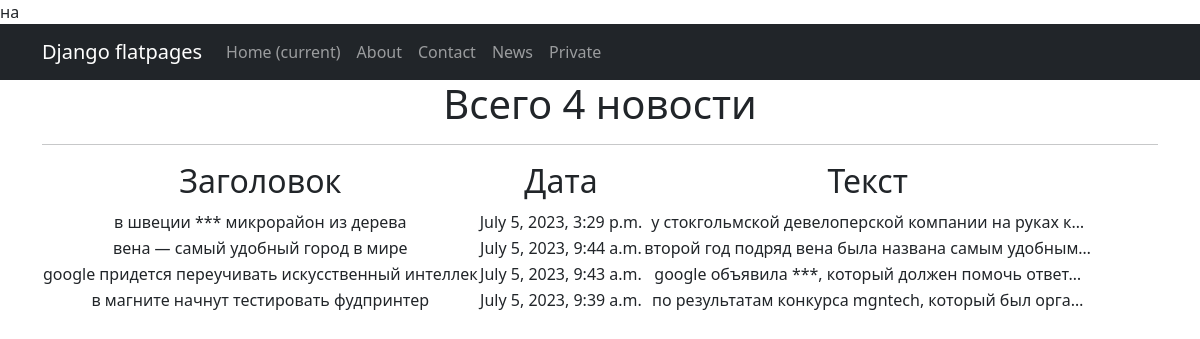
Page /news/ on the committed database.
### news/models.py (models this page shows, shortened)
class News(models.Model):
    name = models.CharField(
        max_length=50,
        unique=True,  # названия новостей не должны повторяться
    )
    description = models.TextField()
    quantity = models.IntegerField(
        validators=[MinValueValidator(0)],
    )
    creationTime = models.DateTimeField(auto_now_add=True)
    category = models.ForeignKey(
        to='Category',
        on_delete=models.CASCADE,
        related_name='news',  # все новости в категории будут доступны через поле news
    )

### news/views.py (the view)
# urls.py: path('', NewsList.as_view()),
class NewsList(ListView):
    model = News  # указываем модель, объекты которой мы будем выводить
    template_name = 'news.html'  # указываем имя шаблона, в котором будет лежать HTML, в нём будут все инструкции о том, как именно пользователю должны вывестись наши объекты
    context_object_name = 'news'  # это имя списка, в котором будут лежать все объекты, его надо указать, чтобы обратиться к самому списку объектов через HTML-шаблон
    queryset = News.objects.order_by('-id')
    def get_context_data(self, **kwargs):
        context = super().get_context_data(**kwargs)
        context['time_now'] = datetime.utcnow()  # добавим переменную текущей даты time_now
        context[
            'value1'] = None  # добавим ещё одну пустую переменную, чтобы на её примере посмотреть работу другого фильтра
        return context

### news/templatetags/custom_filters.py (called while the page is built)
@register.filter(name='censor')  # регистрируем наш фильтр под именем censor, чтоб django понимал, что это именно фильтр, а не простая функция
def censor(value):
    for sw in censor_words:
        value = value.lower().replace(sw.lower(), '***')
    return value

### templates/news.html (shortened to what this page needs)
{% extends 'flatpages/default.html' %}
{% load custom_filters %}
{% block content %}
    <h1>Всего {{ news|length }} новости  </h1>
    <hr>
    {% if news %}
        <table>
            <tr>
                <td>
                    <h2>Заголовок</h2>
                </td>
                <td>
                    <h2>Дата</h2>
                </td>
                <td>
                    <h2>Текст</h2>
                </td>
            </tr>
        {% for new in news %}
            <tr>
                <td>
                    {{ new.name|censor }}
                </td>
                <td>
		        {{ new.creationTime}}
                </td>
                <td>
                    {{ new.description|truncatechars:50|censor }}
                </td>
            </tr>
        {% endfor %}
        </table>
    {% else %}
        <h2>Новостей нет!</h2>
    {% endif %}
{% endblock content %}

### templates/flatpages/default.html (shortened to what this page needs)
<!DOCTYPE html>
<html lang="en">
    <head>
         {% load static %}
        <link href="css/styles.css" rel="stylesheet" />  на
        <link href="{% static 'css/styles.css' %}" rel="stylesheet" />
        <link href="css/styles.css" rel="stylesheet" />
    </head>
    <body>
    <nav class="navbar navbar-expand-lg navbar-dark bg-dark static-top">
    <div class="container">
       <a class="navbar-brand" href="#">Django flatpages</a>
       <div class="collapse navbar-collapse" id="navbarResponsive">
           <ul class="navbar-nav ml-auto">
               <li class="nav-item active">
                   <a class="nav-link" href="#">Home
                       <span class="sr-only">(current)</span>
                   </a>
               </li>
               <li class="nav-item">
                   <a class="nav-link" href="/about/">About</a>
               </li>
               <li class="nav-item">
                   <a class="nav-link" href="/contacts/">Contact</a>
               </li>
               <li class="nav-item">
                   <a class="nav-link" href="/news/">News</a>
               </li>
               <li class="nav-item">
                   <a class="nav-link" href="/private/">Private</a>
               </li>
           </ul>
       </div>
   </div>
   </nav>
        <div class="container">
        <div class="row">
       <div class="col-lg-12 text-center">
           {% block content %}{% endblock content %}
       </div>
   </div>
</div>
    </body>
</html>

### rows in the picture
News: name|censor "в швеции *** микрорайон из дерева", creationTime "July 5, 2023, 3:29 p.m.", description|censor "у стокгольмской девелоперской компании на руках к…"
News: name|censor "вена — самый удобный город в мире", creationTime "July 5, 2023, 9:44 a.m.", description|censor "второй год подряд вена была названа самым удобным…"
News: name|censor "google придется переучивать искусственный интеллек", creationTime "July 5, 2023, 9:43 a.m.", description|censor "google объявила ***, который должен помочь ответ…"
News: name|censor "в магните начнут тестировать фудпринтер", creationTime "July 5, 2023, 9:39 a.m.", description|censor "по результатам конкурса mgntech, который был орга…"

### other values in the picture
{{ news|length }} "4"
